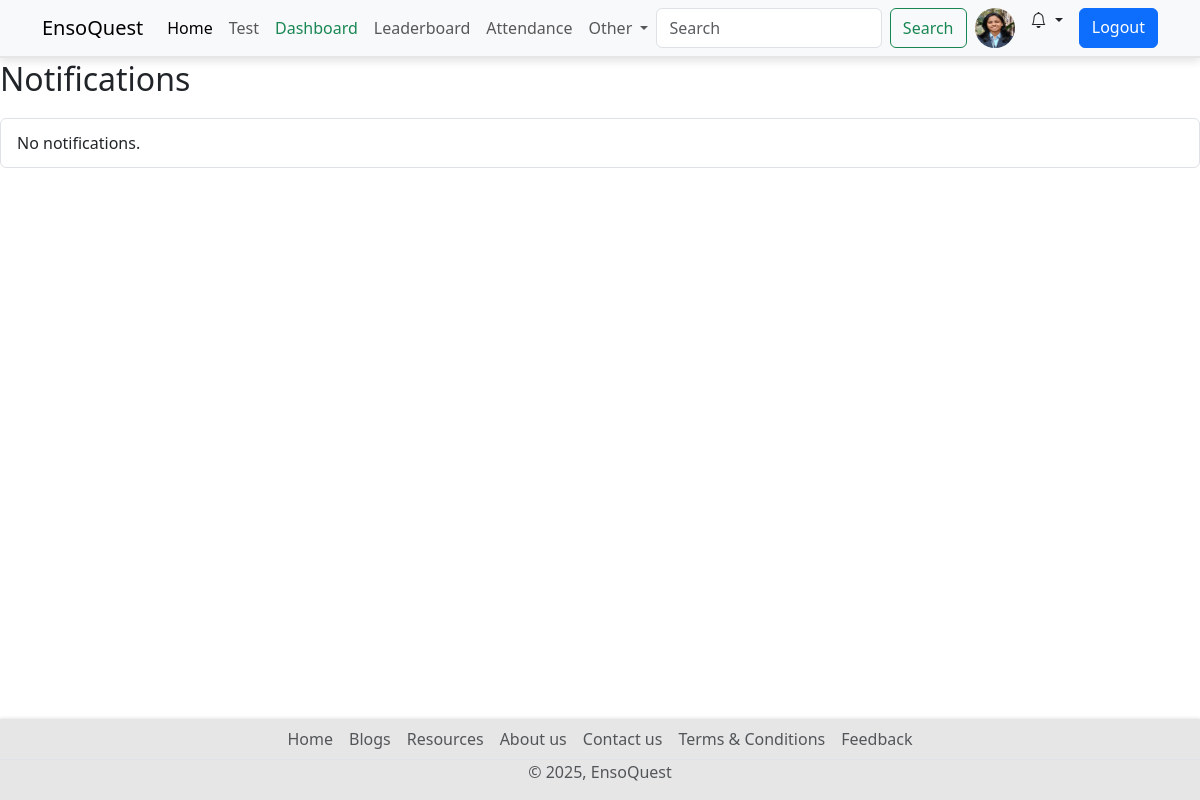
The page /notifications/ (signed in) on the database as committed earlier.
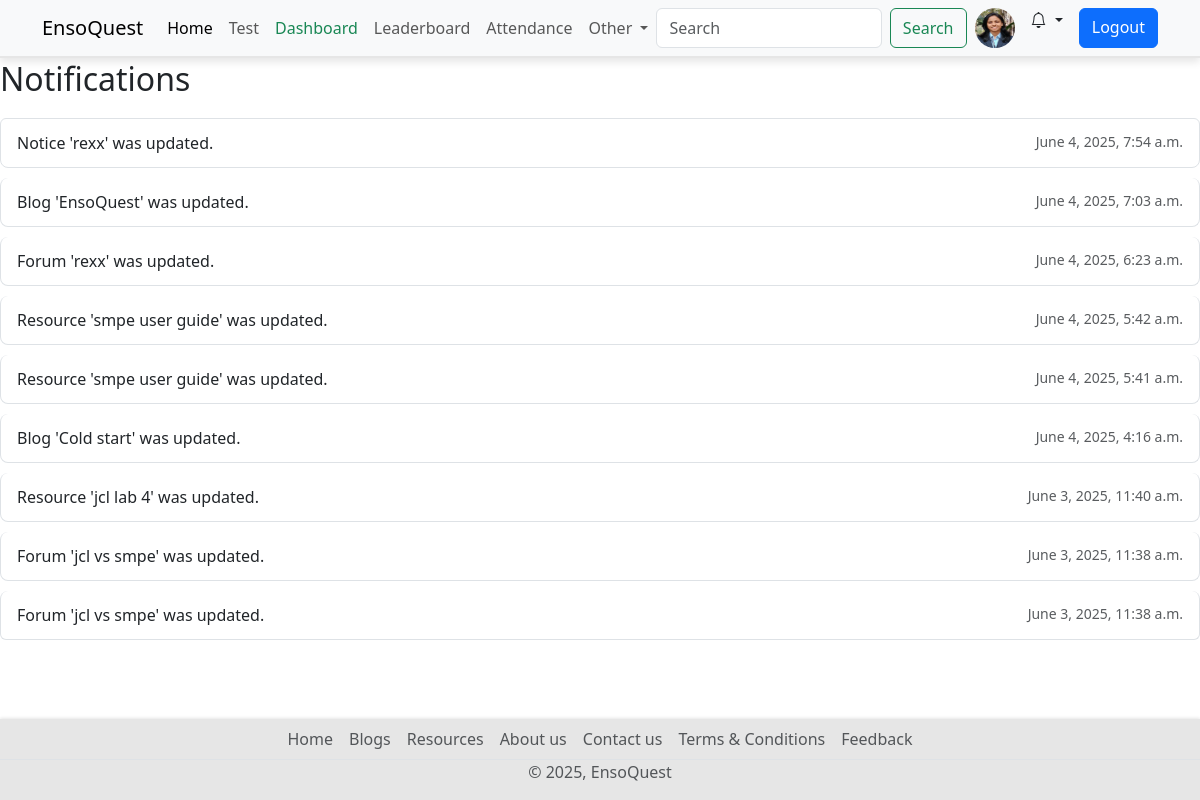
The same page on the database as committed later.
### base/models.py (models this page shows, shortened)
class Notification(models.Model):
    user = models.ForeignKey(User, on_delete=models.CASCADE)
    message = models.TextField()
    url = models.URLField(null=True, blank=True)
    category = models.CharField(max_length=20, null=True, blank=True)
    created_at = models.DateTimeField(auto_now_add=True)
    is_read = models.BooleanField(default=False)

### base/views.py (the view)
# urls.py: path('notifications/', notification_list, name='notifications'),
@login_required
def notification_list(request):
    notifications = Notification.objects.filter(user=request.user).order_by('-created_at')
    notifications.filter(is_read=False).update(is_read=True)
    return render(request, 'notifications.html', {'notifications': notifications})

### base/context_processors.py (called while the page is built)
def notification_count(request):
    if request.user.is_authenticated:
        unread_count = Notification.objects.filter(user=request.user, is_read=False).count()
        return {'unread_notification_count': unread_count}
    return {}

### Templates/notifications.html (shortened to what this page needs)
{% extends "index.html" %}
{% load static %}
{% block content %}
<h2>Notifications</h2>
<ul class="list-group notification-list">
  {% for notification in notifications %}
    <li class="list-group-item notification-item {% if not notification.is_read %}list-group-item-info{% endif %}">
      {{ notification.message }}
      <small class="text-muted float-end">{{ notification.created_at }}</small>
    </li>
  {% empty %}
    <li class="list-group-item notification-item">No notifications.</li>
  {% endfor %}
</ul>
{% endblock %}

Rows that differ between the two databases and show on the page:
added Notification: message "Notice 'rexx' was updated.", created_at "June 4, 2025, 7:54 a.m."
added Notification: message "Blog 'EnsoQuest' was updated.", created_at "June 4, 2025, 7:03 a.m."
added Notification: message "Forum 'rexx' was updated.", created_at "June 4, 2025, 6:23 a.m."
added Notification: message "Resource 'smpe user guide' was updated.", created_at "June 4, 2025, 5:42 a.m."
added Notification: message "Resource 'smpe user guide' was updated.", created_at "June 4, 2025, 5:41 a.m."
added Notification: message "Blog 'Cold start' was updated.", created_at "June 4, 2025, 4:16 a.m."
added Notification: message "Resource 'jcl lab 4' was updated.", created_at "June 3, 2025, 11:40 a.m."
added Notification: message "Forum 'jcl vs smpe' was updated.", created_at "June 3, 2025, 11:38 a.m."
added Notification: message "Forum 'jcl vs smpe' was updated.", created_at "June 3, 2025, 11:38 a.m."
Other text that changed with them:
text no longer shown: "No notifications."
